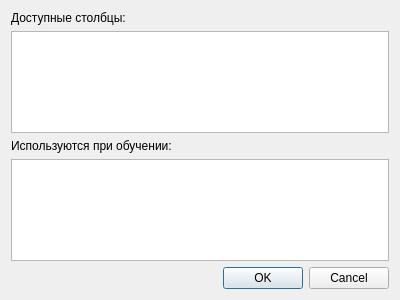
<?xml version="1.0" encoding="UTF-8"?>
<ui version="4.0">
 <class>TableColumnChooser</class>
 <widget class="QDialog" name="TableColumnChooser">
  <property name="geometry">
   <rect>
    <x>0</x>
    <y>0</y>
    <width>400</width>
    <height>300</height>
   </rect>
  </property>
  <property name="windowTitle">
   <string>Выбрать данные для обучения</string>
  </property>
  <layout class="QFormLayout" name="_form_layout">
   <item row="0" column="0">
    <widget class="QLabel" name="_label_input_columns">
     <property name="text">
      <string>Доступные столбцы:</string>
     </property>
    </widget>
   </item>
   <item row="1" column="0" colspan="2">
    <widget class="QListWidget" name="_list_input_columns"/>
   </item>
   <item row="4" column="0" colspan="2">
    <widget class="QDialogButtonBox" name="_button_box">
     <property name="orientation">
      <enum>Qt::Horizontal</enum>
     </property>
     <property name="standardButtons">
      <set>QDialogButtonBox::Cancel|QDialogButtonBox::Ok</set>
     </property>
    </widget>
   </item>
   <item row="2" column="0">
    <widget class="QLabel" name="_label_choosen_colums">
     <property name="text">
      <string>Используются при обучении:</string>
     </property>
    </widget>
   </item>
   <item row="3" column="0" colspan="2">
    <widget class="QListWidget" name="_list_choosen_columns"/>
   </item>
  </layout>
 </widget>
 <resources/>
 <connections>
  <connection>
   <sender>_button_box</sender>
   <signal>accepted()</signal>
   <receiver>TableColumnChooser</receiver>
   <slot>accept()</slot>
   <hints>
    <hint type="sourcelabel">
     <x>248</x>
     <y>254</y>
    </hint>
    <hint type="destinationlabel">
     <x>157</x>
     <y>274</y>
    </hint>
   </hints>
  </connection>
  <connection>
   <sender>_button_box</sender>
   <signal>rejected()</signal>
   <receiver>TableColumnChooser</receiver>
   <slot>reject()</slot>
   <hints>
    <hint type="sourcelabel">
     <x>316</x>
     <y>260</y>
    </hint>
    <hint type="destinationlabel">
     <x>286</x>
     <y>274</y>
    </hint>
   </hints>
  </connection>
 </connections>
</ui>
